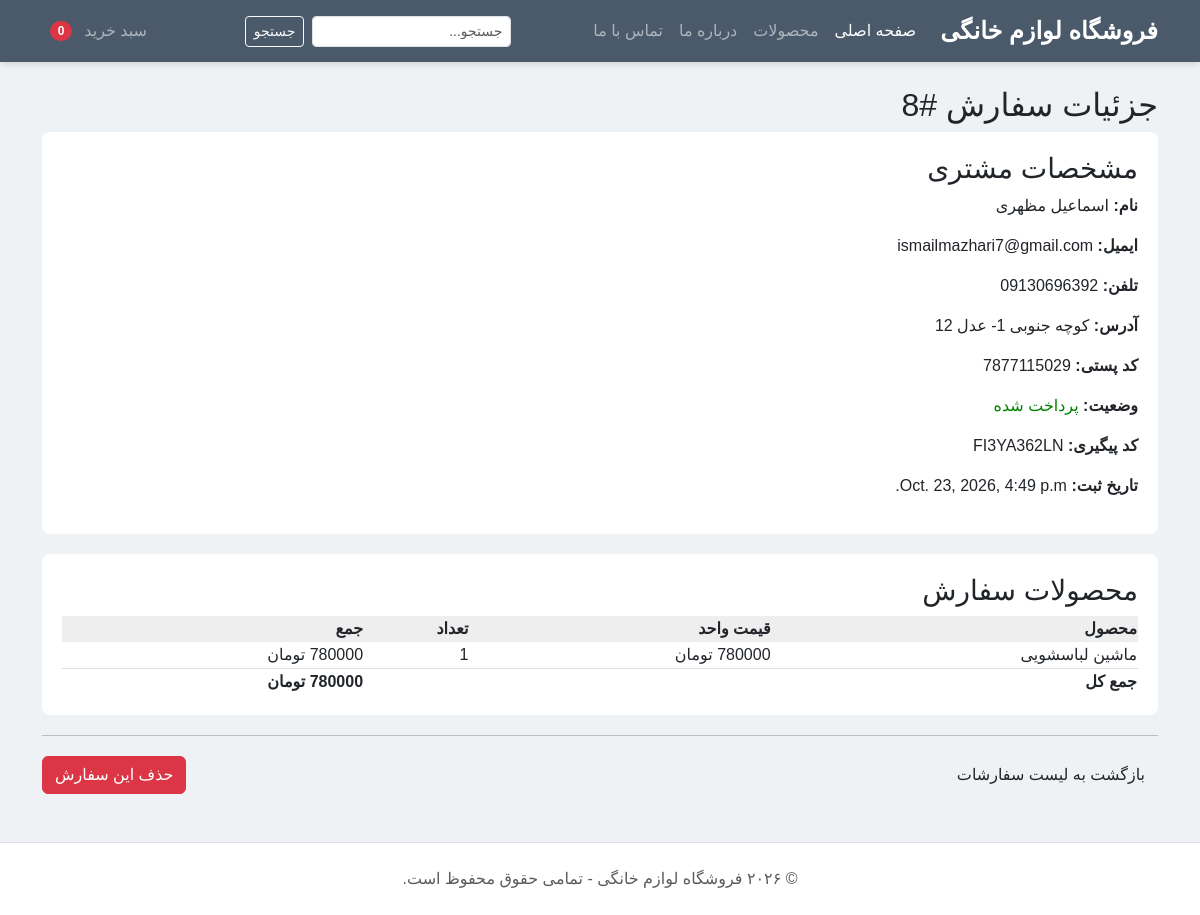
Page /admin-orders/8/ (signed in) on the committed database.
### shop/models.py (models this page shows, shortened)
class Order(models.Model):
    first_name = models.CharField(max_length=50)
    last_name = models.CharField(max_length=50)
    email = models.EmailField()
    address = models.CharField(max_length=250)
    postal_code = models.CharField(max_length=17)
    phone = models.CharField(max_length=15)
    paid = models.BooleanField(default=False)
    tracking_code = models.CharField(max_length=100, unique=True, blank=True, null=True)
    created = models.DateTimeField(auto_now_add=True)
    def get_total_cost(self):
        return sum(item.get_cost() for item in self.items.all())

class OrderItem(models.Model):
    order = models.ForeignKey(Order, related_name='items', on_delete=models.CASCADE)
    product = models.ForeignKey(Product, related_name='order_items', on_delete=models.CASCADE)
    price = models.DecimalField(max_digits=10, decimal_places=2)
    quantity = models.PositiveIntegerField(default=1)
    def get_cost(self):
        return self.price * self.quantity

class Product(models.Model):
    name = models.CharField(max_length=200)
    slug = models.SlugField(max_length=200, unique=True)
    image = CloudinaryField('image', blank=True, null=True)
    description = models.TextField(blank=True)
    price = models.DecimalField(
        max_digits=10,
        decimal_places=2,
        validators=[MinValueValidator(0)]
    )
    discount_price = models.DecimalField(
        max_digits=10,
        decimal_places=2,
        blank=True,
        null=True
    )
    stock = models.PositiveIntegerField(default=0)
    available = models.BooleanField(default=True)
    created = models.DateTimeField(auto_now_add=True)
    updated = models.DateTimeField(auto_now=True)
    class Meta:
        ordering = ['-created']

### shop/views.py (the view)
# urls.py: path('admin-orders/<int:order_id>/', views.admin_order_detail, name='admin_order_detail'),
@staff_member_required
def admin_order_detail(request, order_id):
    order = get_object_or_404(Order, id=order_id)
    return render(request, 'shop/admin/order_detail.html', {'order': order})

### shop/templates/shop/admin/order_detail.html (shortened to what this page needs)
{% extends 'shop/base.html' %}
{% load jformat %}
{% block content %}
    <h2>جزئیات سفارش #{{ order.id }}</h2>
    <div style="background:#fff; padding:20px; margin-bottom:20px; border-radius:8px;">
        <h3>مشخصات مشتری</h3>
        <p><strong>نام:</strong> {{ order.first_name }} {{ order.last_name }}</p>
        <p><strong>ایمیل:</strong> {{ order.email }}</p>
        <p><strong>تلفن:</strong> {{ order.phone }}</p>
        <p><strong>آدرس:</strong> {{ order.address }}</p>
        <p><strong>کد پستی:</strong> {{ order.postal_code }}</p>
        <p><strong>وضعیت:</strong>
            {% if order.paid %}
                <span style="color:green;">پرداخت شده</span>
            {% else %}
                <span style="color:red;">پرداخت نشده</span>
            {% endif %}
        </p>
        <p><strong>کد پیگیری:</strong> {{ order.tracking_code|default:"-" }}</p>
        <p><strong>تاریخ ثبت:</strong> {{ order.created|jformat:"%Y/%m/%d - %H:%M" }}</p>
    </div>
    <div style="background:#fff; padding:20px; border-radius:8px; margin-bottom:20px;">
        <h3>محصولات سفارش</h3>
        <table style="width:100%; border-collapse:collapse;">
            <tr style="background:#eee;">
                <th>محصول</th><th>قیمت واحد</th><th>تعداد</th><th>جمع</th>
            </tr>
            {% for item in order.items.all %}
            <tr style="border-bottom:1px solid #ddd;">
                <td>{{ item.product.name }}</td>
                <td>{{ item.price|floatformat:0 }} تومان</td>
                <td>{{ item.quantity }}</td>
                <td>{{ item.get_cost|floatformat:0 }} تومان</td>
            </tr>
            {% endfor %}
            <tr style="font-weight:bold;">
                <td colspan="3">جمع کل</td>
                <td>{{ order.get_total_cost|floatformat:0 }} تومان</td>
            </tr>
        </table>
    </div>
    <hr style="margin: 20px 0;">
    <div style="display: flex; justify-content: space-between;">
        <a href="{% url 'shop:admin_order_list' %}" class="btn">بازگشت به لیست سفارشات</a>
        <form action="{% url 'shop:admin_order_delete' order.id %}" method="post" onsubmit="return confirm('آیا از حذف این سفارش مطمئن هستید؟');">
            <button type="submit" class="btn btn-danger">حذف این سفارش</button>
        </form>
    </div>
{% endblock %}

### shop/templates/shop/base.html (style rules this page uses)
body { font-family: 'Vazirmatn', Tahoma, Arial, sans-serif; background-color: #eef2f5; display: flex; flex-direction: column; min-height: 100vh; }

### rows in the picture
Order: id "8", first_name "اسماعیل", last_name "مظهری", email "ismailmazhari7@gmail.com", phone "09130696392", address "کوچه جنوبی 1- عدل 12", postal_code "7877115029", tracking_code "FI3YA362LN", created|jformat "Oct. 23, 2026, 4:49 p.m.", get_total_cost "780000"
OrderItem: product.name "ماشین لباسشویی", price "780000", quantity "1"

### other values in the picture
{{ cart|length }} "0"
